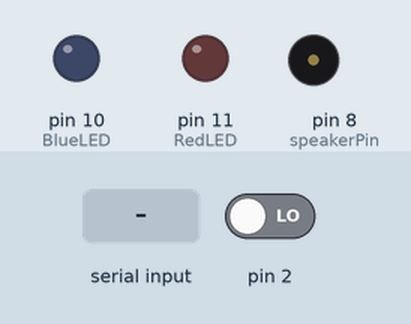
The sketch below on a simulated Arduino Uno, built with avr-gcc and run on an emulated ATmega328P. Shown: output pins drawn as LEDs (lit = HIGH), buzzer (waves = sounding). Dashed ring = blinking. Inputs (shaded band) come from the test bench; at power-on: pin 2 LOW.

Above: at 1.3 s.
1.4 s: "1" received over Serial
At 1.7 s:
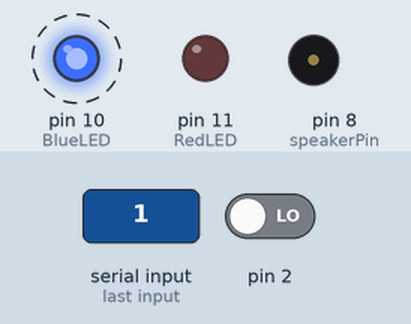
At 2.3 s:
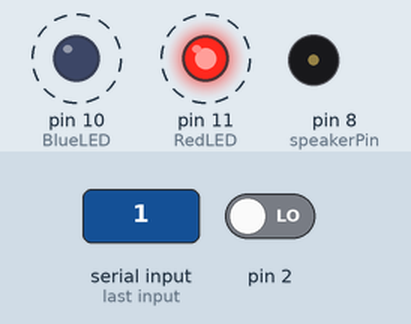
4.4 s: "0" received over Serial
At 5.9 s:
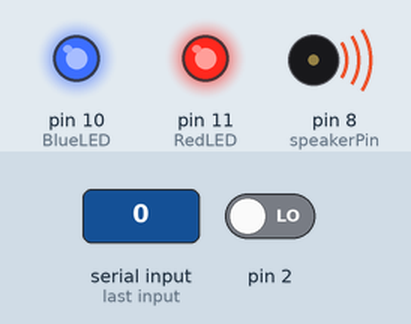
Timing chart, 0 to 13.7 s (numbered marks = the images above; inputs shaded):
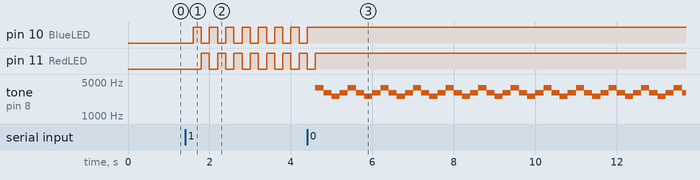

The sketch:

dim_force3.ino
```cpp
// версия для геркона, двух диодов и пьезоизлучателя
int brightnessB=LOW, brightnessR=LOW;
int blinkingB=0; int blinkingR=0;

int speakerPin=8;
int BlueLED=10;
int RedLED=11;

int freq[]={3830,3038,2550,3038};
int cur_freq=0;
int buzzer_value=0;

volatile int stepper=0, old_stepper=0;

// функция обработки прерывания на pin
void step()
{
  stepper=!stepper;

  Serial.print(stepper);
  Serial.flush();
}

void setup() {

pinMode(10,OUTPUT);
pinMode(11,OUTPUT);
pinMode(2,INPUT);

Serial.begin(9600);

//attachInterrupt(0,step,CHANGE);

}


void loop()
{
 delay (200);

  // 1. Принимаем команду от компьютера о яркости светодиода
  while(Serial.available())
  {
    switch(Serial.read())
    {
     case '0': // красный и синий горят, сирена воет
      brightnessB=HIGH; blinkingB=0;
      brightnessR=HIGH; blinkingR=0;
      buzzer_value=1;
      break;

     case '1':
      // Синий и красный перемаргиваются.
      brightnessB=LOW; blinkingB=1;
      brightnessR=HIGH; blinkingR=1;
      buzzer_value=0;
      break;

     case '2': // Синий моргает
      brightnessB=HIGH; blinkingB=1;
      brightnessR=LOW; blinkingR=0;
      buzzer_value=0;
      break;

     case '3':// Красный моргает
      brightnessB=LOW; blinkingB=0;
      brightnessR=HIGH; blinkingR=1;
      buzzer_value=0;
      break;

     case '4': // Красный горит
      brightnessB=LOW; blinkingB=0;
      brightnessR=HIGH; blinkingR=0;
      buzzer_value=0;
      break;

    case '5':
      // Тьма.
     brightnessB=LOW;  blinkingB=0;
     brightnessR=LOW; blinkingR=0;
     buzzer_value=0;
     break;
    }
  } // Прочли все символы из буфера порта, поняли, какая яркость нам нужна


  if(1==blinkingB)
  {
    if(HIGH==brightnessB) brightnessB=LOW; else brightnessB=HIGH;
  }

  if(1==blinkingR)
  {
    if(HIGH==brightnessR) brightnessR=LOW; else brightnessR=HIGH;
  }

  digitalWrite(RedLED,brightnessR);
  digitalWrite(BlueLED,brightnessB);

  if(1==buzzer_value)
  {
    tone(speakerPin, freq[cur_freq], 200);
    cur_freq++;
    if(cur_freq>3) {cur_freq=0;}
  }

  stepper=digitalRead(2);
  if(old_stepper!=stepper)
  {
     Serial.print(stepper);
     Serial.flush();
     old_stepper=stepper;
  }

}
```

Measured:
- after the input at 1.4 s, pin 10 (BlueLED): alternates HIGH for 0.20 s and LOW for 0.20 s, starting after 0.20 s; pin 11 (RedLED): alternates HIGH for 0.20 s and LOW for 0.20 s, starting after 0.40 s
- after the input at 4.4 s, pin 10 (BlueLED): goes on until 4.4 s, then stays HIGH; pin 11 (RedLED): goes on until 4.6 s, then stays HIGH; tone on pin 8 (speakerPin): silent → 3830 Hz after 0.20 s, then repeats every 0.80 s: 3038 Hz 0.20 s, 2550 Hz 0.20 s, 3038 Hz 0.20 s, 3830 Hz 0.20 s
